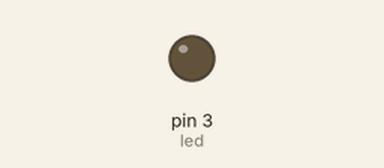
A sketch run on a simulated Arduino Uno, built with avr-gcc and run on an emulated ATmega328P. Shown: output pins drawn as LEDs (lit = HIGH).

Above: at 0.05 s.
At 3.55 s:
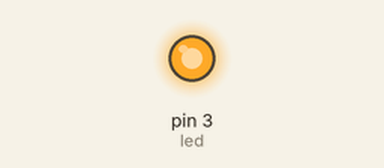
Timing chart, 0 to 5.9 s (numbered marks = the images above):
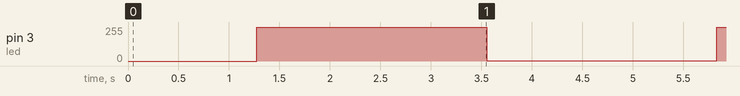

The sketch:

_5_SAIDA_PWM.ino
```cpp
#define led 3
#define maximo 255
#define minimo 0
#define tpm 5


void setup() {
  pinMode(led, OUTPUT);
}

void loop() {
  for (int i = minimo; i < maximo; i++)
  {
    analogWrite(led, i);
    delay(tpm);
  }
  delay(1000);
  for (int i = maximo; i > minimo; i--)
  {
    analogWrite(led, i);
    delay(tpm);
  }
  delay(1000);
}
```

Measured:
- by itself, pin 3 (led): alternates 254/255 for 2.3 s and 1/255 for 2.3 s
